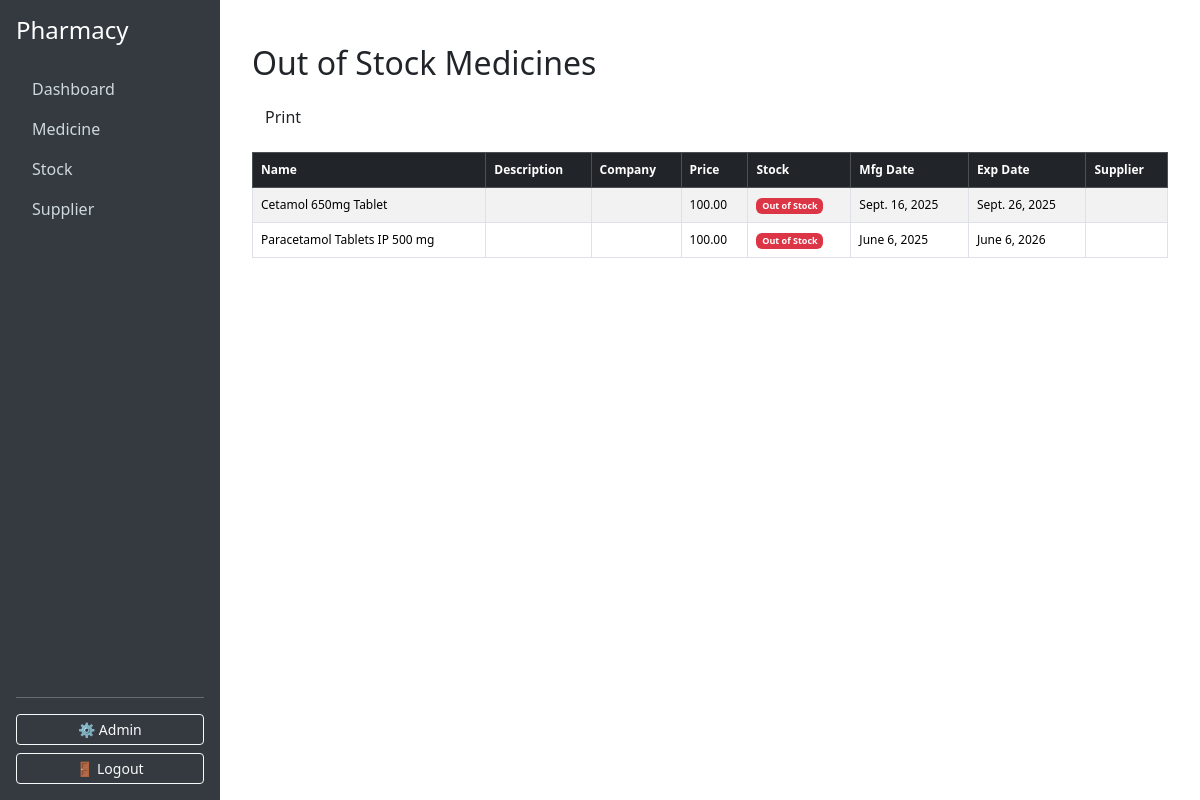
/medicine/stock_out/, run on an earlier commit of the app's database.
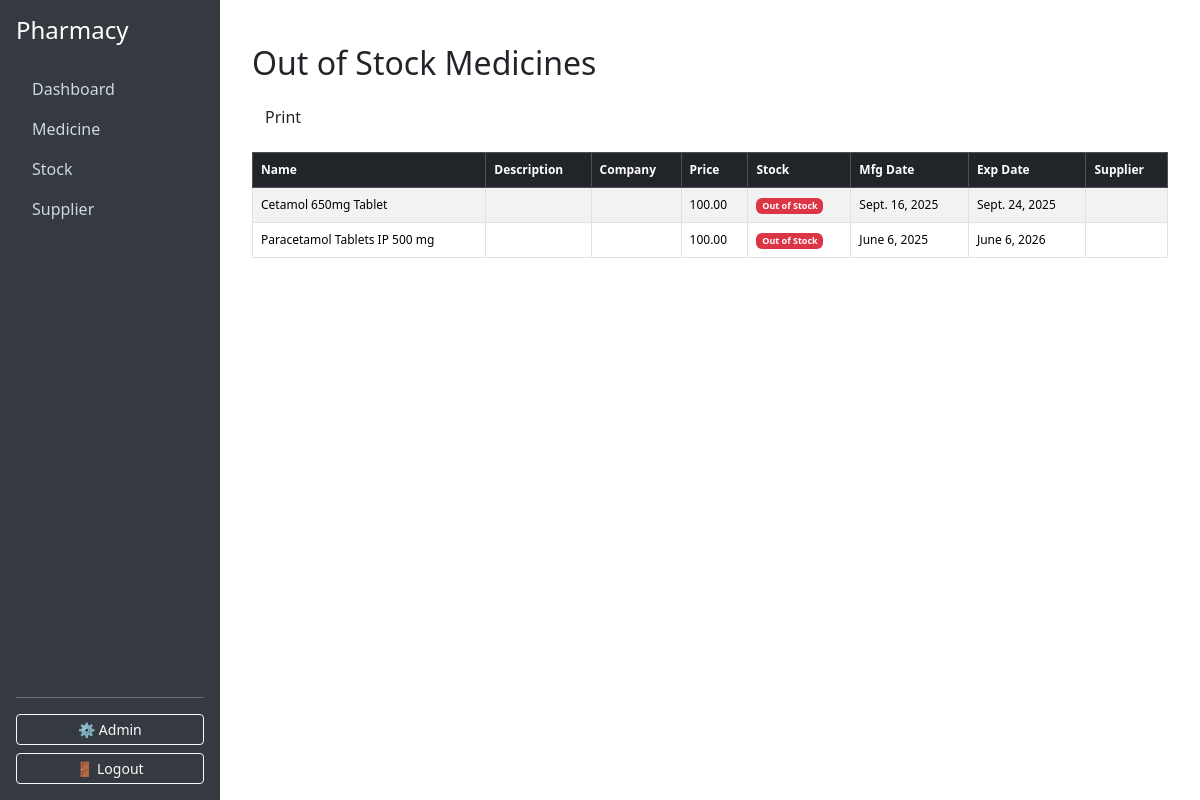
And on a later commit of the database.
### medicine/models.py (models this page shows, shortened)
class Medicine(models.Model):
    medicine_id = models.AutoField(primary_key=True, default=1)   # custom PK
    name = models.CharField(max_length=100)
    brand_name = models.CharField(max_length=100)
    CATEGORY_CHOICES = [
        ("tablet/capsule", "Tablet/Capsule"),
        ("liquid", "Liquid"),
        ("patch", "Patch"),
        ("cream", "Topical Cream"),
    ]
    category = models.CharField(max_length=20, choices=CATEGORY_CHOICES, default="tablet/capsule")
    mfg_date = models.DateField()
    exp_date = models.DateField()
    price = models.DecimalField(max_digits=10, decimal_places=2)
    stock_qty = models.PositiveIntegerField(default=0)
    supplier = models.ForeignKey(Supplier, on_delete=models.CASCADE, related_name="medicines")

### medicine/views.py (the view)
# urls.py: path('stock_out/', views.stock_out_medicines, name='stock_out_medicines'),
def stock_out_medicines(request):
    out_of_stock_list = Medicine.objects.filter(stock_qty__lte=0).order_by('name')
    return render(request, 'admin/dashboard/stockout_medicine.html', {
        'out_of_stock_list': out_of_stock_list
    })

### templates/admin/dashboard/stockout_medicine.html (shortened to what this page needs)
{% extends "admin/base.html" %}
{% block content %}
<div class="container mt-4">
  <h2 class="mb-3">Out of Stock Medicines</h2>
  <div class="mb-3">
    <button onclick="printTable()" class="btn">Print</button>
  </div>
  <div id="out-of-stock-table">
    <table class="table table-bordered table-striped table-hover" style="font-size: 12px;">
      <thead class="table-dark">
        <tr>
          <th>Name</th>
          <th>Description</th>
          <th>Company</th>
          <th>Price</th>
          <th>Stock</th>
          <th>Mfg Date</th>
          <th>Exp Date</th>
          <th>Supplier</th>
        </tr>
      </thead>
      <tbody>
        {% for med in out_of_stock_list %}
        <tr>
          <td>{{ med.name }}</td>
          <td>{{ med.description|truncatewords:10 }}</td>
          <td>{{ med.company }}</td>
          <td>{{ med.price }}</td>
          <td><span class="badge bg-danger">Out of Stock</span></td>
          <td>{{ med.mfg_date }}</td>
          <td>{{ med.exp_date }}</td>
          <td>{{ med.supplier }}</td>
        </tr>
        {% empty %}
        <tr>
          <td colspan="8" class="text-center">No out of stock medicines</td>
        </tr>
        {% endfor %}
      </tbody>
    </table>
  </div>
</div>
{% endblock %}

What changed in the data, as far as the page shows it:
changed Medicine "Cetamol 650mg Tablet": exp_date "Sept. 26, 2025" → "Sept. 24, 2025"
